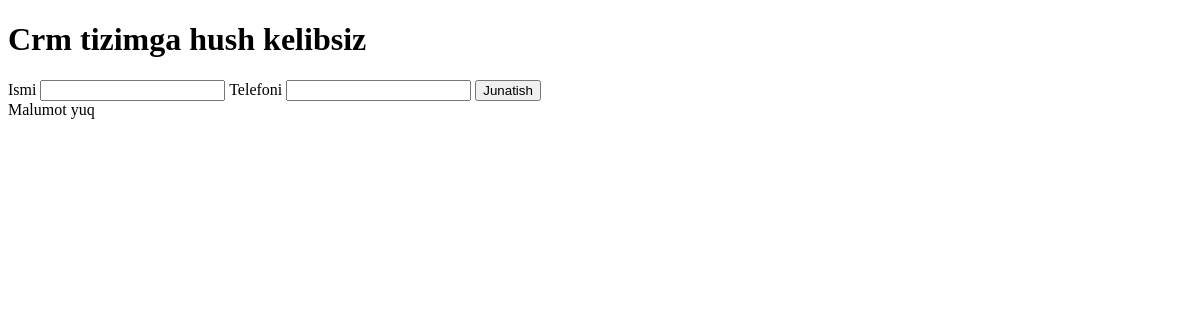
Before: / with the older database file.
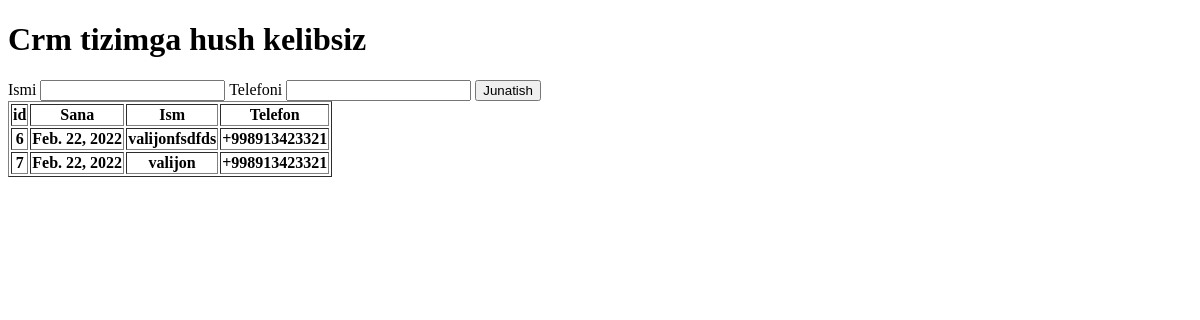
After: the same page with the newer database file.
### crm/models.py (models this page shows, shortened)
class Order(models.Model):
    order_dt = models.DateField(auto_now=True)
    order_name = models.CharField(max_length=200,verbose_name='ismi')
    order_phone = models.CharField(max_length=200,verbose_name='telefon')
    class Meta:
        verbose_name = 'zakaz'
        verbose_name_plural = 'zakazlar'

### crm/views.py (the view)
# urls.py: path('',views.firs_page),
def firs_page(request):
    object_list = Order.objects.all() # mdul ichida hamma queriset malumotlarni ol diyapmiz
    context = {'object_list':object_list}
    return  render(request,'./index.html',context)

### templates/index.html (shortened to what this page needs)
<!DOCTYPE html>
<html lang="en">
<head>
</head>
<body>
    <h1> Crm tizimga hush kelibsiz</h1>
   <form action="{% url 'thanks'%}" >
       <label>Ismi</lable>
        <input name="name">
        <label>Telefoni</label>
        <input name="phone">
        <button type="submit">Junatish</button>
   </form>
   <br>
    {% if object_list %}
    <table border="1">
        <tr>
            <th>id</th>
            <th>Sana</th>
            <th>Ism</th>
            <th>Telefon</th>
        </tr>
    {% for obj in object_list %}
        <tr>
            <th>{{obj.id}}</th>
            <th>{{obj.order_dt}}</th>
            <th>{{obj.order_name}}</th>
            <th>{{obj.order_phone}}</th>
        </tr>
        {% endfor %}
    </table>
    {% else %}
    Malumot yuq
    {% endif %}
</body>
</html>

Changed rows visible on the page:
added Order: id "6", order_dt "Feb. 22, 2022", order_name "valijonfsdfds", order_phone "+998913423321"
added Order: id "7", order_dt "Feb. 22, 2022", order_name "valijon", order_phone "+998913423321"
Other visible differences:
text no longer shown: "Malumot yuq"
text now shown: "id Sana Ism Telefon"
